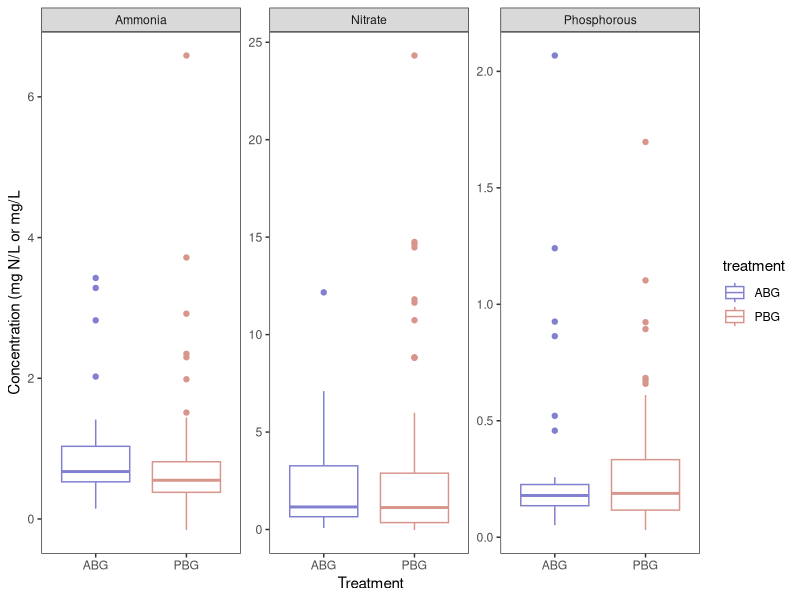
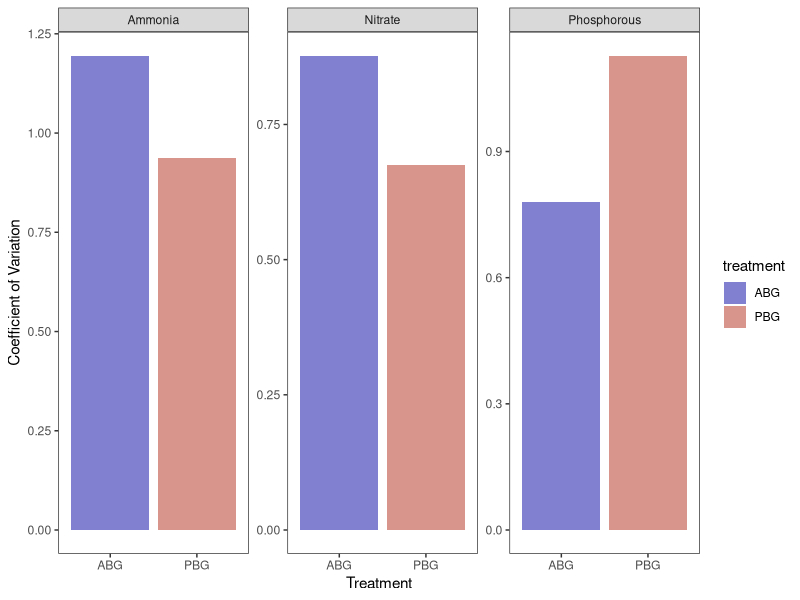

Reproduce these figures in R, in order.
## ---- chunk 1
library(tidyverse)
theme_set(theme_bw())
theme_update(panel.grid.major=element_blank(), panel.grid.minor=element_blank())
## ---- chunk 2
PBG_N <- read.csv("PBG_N_compiled_raw_2021.csv")
PBG_P <- read.csv("PBG_P_compiled_raw_2021.csv")
PBG_trts <- read.csv("PBG_trts.csv")
## ---- chunk 3
PBG_NP <- rbind(PBG_N, PBG_P) %>% 
  filter(substr(sample, 1, 1) == "U") %>% 
  mutate_all(~gsub("-P|-N", "", .))

PBG_NP$dilution <- as.numeric(PBG_NP$dilution)

PBG_NP <- group_by(PBG_NP, Sample, test) %>% 
  filter(dilution == max(dilution)) %>% 
  ungroup()

PBG_trts_comb <- unite(PBG_trts, Sample, c(watershed, transect, plot), sep = "-")

PBG_NP_trts <- merge(x=PBG_NP, y=PBG_trts_comb, by="Sample", all.x=TRUE) %>% 
  mutate(testCorrect = ifelse(test=="KCl Ammonia 10", "Ammonia", ifelse(test==
         "KCL NO3_NO2 2", "Nitrate", ifelse(test=="HCl PO4_1", "Phosphorous", test)))) %>% 
  select(Sample, treatment, concentration, units, testCorrect)

PBG_NP_trts$concentration <- as.numeric(PBG_NP_trts$concentration)
## ---- chunk 4
ggplot(PBG_NP_trts, aes(treatment, concentration, color=treatment))+
  geom_boxplot()+
  facet_wrap(~testCorrect, scales="free_y")+
  scale_color_manual(labels=c("ABG", "PBG"), values=c("#817FCF", "#D8958B"))+
  ylab("Concentration (mg N/L or mg/L")+
  xlab("Treatment")
## ---- chunk 5
PBG_NP_coef <- PBG_NP_trts %>% 
  group_by(treatment, testCorrect) %>% 
  summarise(conc_mean=mean(concentration), conc_sd=sd(concentration), 
            conc_coef=conc_mean/conc_sd) %>% 
  ungroup()
## ---- chunk 6
ggplot(PBG_NP_coef, aes(treatment, conc_coef, fill=treatment))+
  geom_bar(stat="identity")+
  facet_wrap(~testCorrect, scales="free_y")+
  scale_fill_manual(labels=c("ABG", "PBG"), values=c("#817FCF", "#D8958B"))+
  ylab("Coefficient of Variation")+
  xlab("Treatment")
